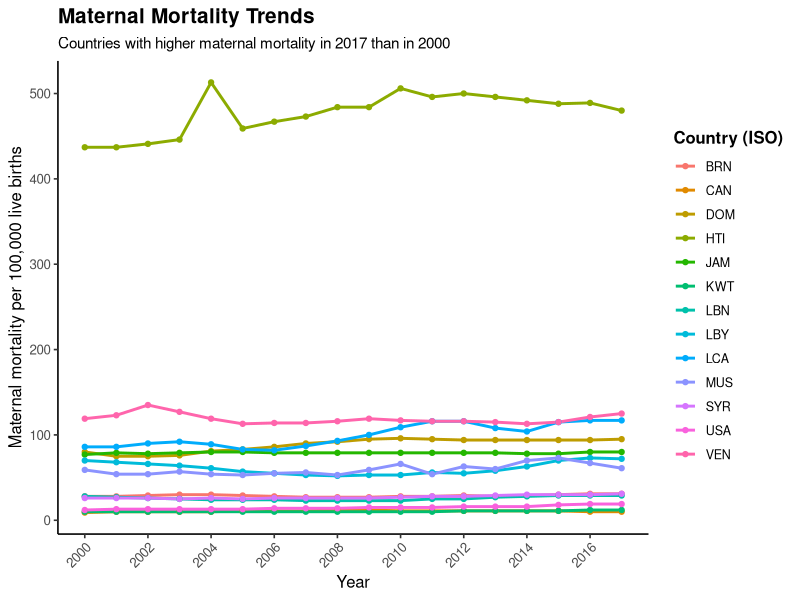
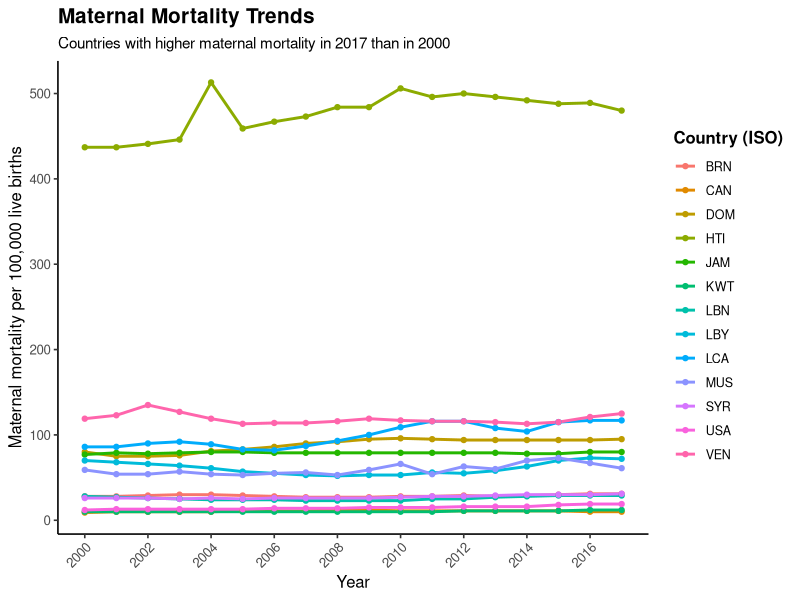

Write R code to recreate these figures, in order.
#load libraries
library(tidyverse)
library(ggplot2)

#load data
final_data <- read_csv(
  "data/processed/final_data.csv",
  show_col_types = FALSE
)

#create mortality difference
mortality_trends <- final_data |>
  select(iso, year, matmor) |>
  filter(year >= 2000, year <= 2017) |>
  arrange(iso, year) |>
  group_by(iso) |>
  mutate(
    diff_matmor = matmor - matmor[year == 2000]
  ) |>
  ungroup()

print(mortality_trends, n = 20)

# find increasing mortality countries 
increasing_countries <- mortality_trends |>
  filter(year == 2017, diff_matmor > 0) |>
  select(iso, diff_matmor) |>
  arrange(desc(diff_matmor))

# View countries with increasing mortality
print(increasing_countries, n = Inf)

# Count countries
nrow(increasing_countries)

# create plot data 
plot_data <- mortality_trends |>
  semi_join(increasing_countries, by = "iso") |>
  filter(!is.na(matmor))

# check countries 
n_distinct(plot_data$iso)

# create graph with ggplot
fig01_matmor_increase <- ggplot(
  plot_data,
  aes(
    x = year,
    y = matmor,
    color = iso,
    group = iso
  )
) +
  geom_line(linewidth = 1) +
  geom_point(size = 1.5) +
  scale_x_continuous(
    breaks = seq(2000, 2017, by = 2)
  ) +
  scale_color_hue() +
  labs(
    title = "Maternal Mortality Trends",
    subtitle = "Countries with higher maternal mortality in 2017 than in 2000",
    x = "Year",
    y = "Maternal mortality per 100,000 live births",
    color = "Country (ISO)"
  ) +
  theme_classic(base_size = 12) +
  theme(
    plot.title = element_text(face = "bold", size = 15),
    plot.subtitle = element_text(size = 11),
    legend.position = "right",
    legend.title = element_text(face = "bold"),
    legend.text = element_text(size = 9),
    axis.text.x = element_text(angle = 45, hjust = 1)
  )

fig01_matmor_increase


# save as png 
dir.create("figures", showWarnings = FALSE)

ggsave(
  filename = "figures/fig01_increasing_maternal_mortality.png",
  plot = fig01_matmor_increase,
  width = 11,
  height = 7,
  dpi = 300,
  bg = "white"
)
